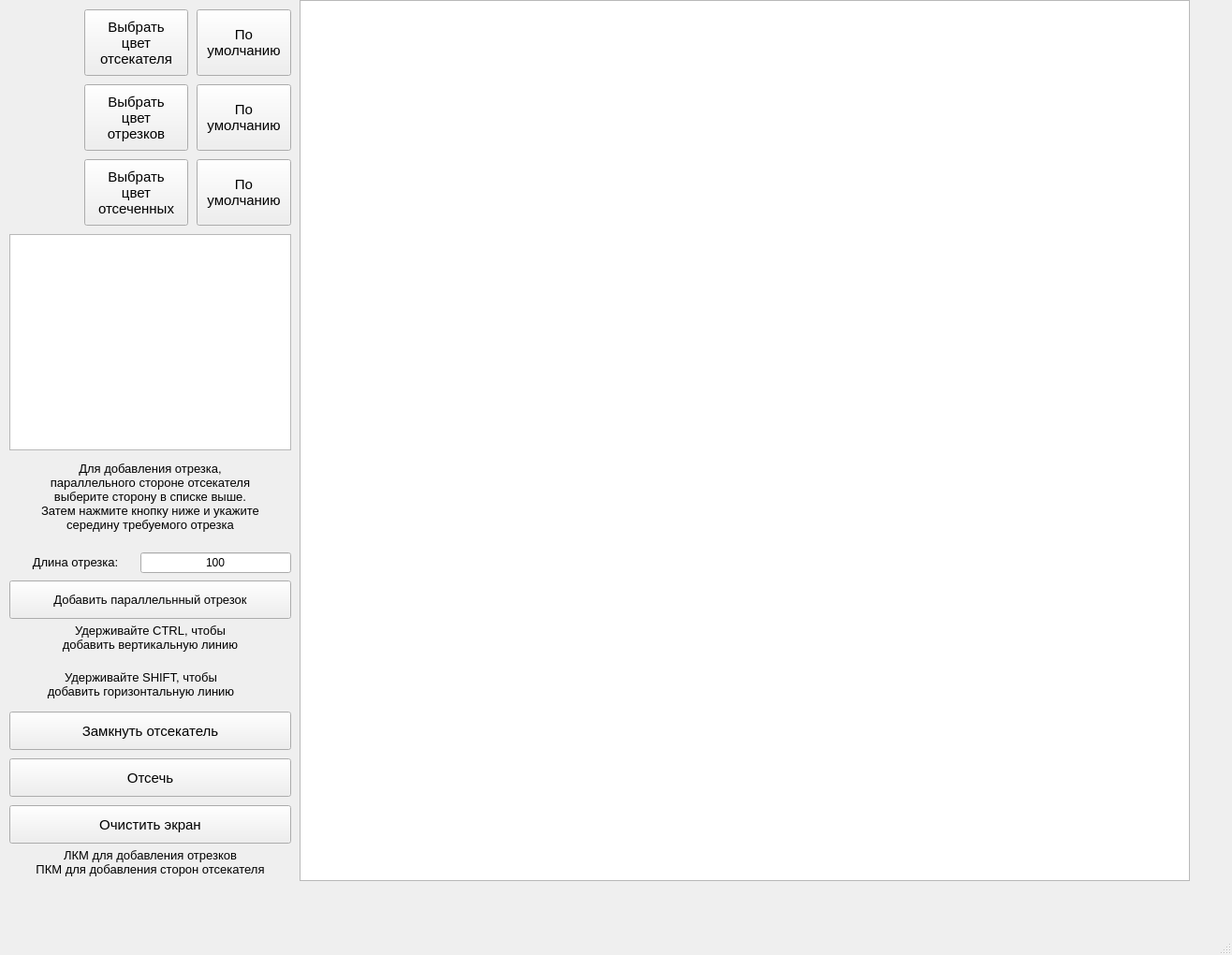
<?xml version="1.0" encoding="UTF-8"?>
<ui version="4.0">
 <class>MainWindow</class>
 <widget class="QMainWindow" name="MainWindow">
  <property name="geometry">
   <rect>
    <x>0</x>
    <y>0</y>
    <width>1316</width>
    <height>1020</height>
   </rect>
  </property>
  <property name="windowTitle">
   <string>Лабораторная работа #8</string>
  </property>
  <widget class="QWidget" name="centralwidget">
   <widget class="QGraphicsView" name="graphicsView">
    <property name="geometry">
     <rect>
      <x>320</x>
      <y>0</y>
      <width>951</width>
      <height>941</height>
     </rect>
    </property>
   </widget>
   <widget class="QLabel" name="color_ind_edge">
    <property name="geometry">
     <rect>
      <x>10</x>
      <y>10</y>
      <width>71</width>
      <height>71</height>
     </rect>
    </property>
    <property name="autoFillBackground">
     <bool>false</bool>
    </property>
    <property name="text">
     <string/>
    </property>
    <property name="alignment">
     <set>Qt::AlignCenter</set>
    </property>
    <property name="textInteractionFlags">
     <set>Qt::NoTextInteraction</set>
    </property>
   </widget>
   <widget class="QPushButton" name="but_color_edge">
    <property name="geometry">
     <rect>
      <x>90</x>
      <y>10</y>
      <width>111</width>
      <height>71</height>
     </rect>
    </property>
    <property name="font">
     <font>
      <pointsize>11</pointsize>
     </font>
    </property>
    <property name="text">
     <string>Выбрать
цвет
отсекателя</string>
    </property>
   </widget>
   <widget class="QPushButton" name="but_color_line">
    <property name="geometry">
     <rect>
      <x>90</x>
      <y>90</y>
      <width>111</width>
      <height>71</height>
     </rect>
    </property>
    <property name="font">
     <font>
      <pointsize>11</pointsize>
     </font>
    </property>
    <property name="text">
     <string>Выбрать
цвет
отрезков</string>
    </property>
   </widget>
   <widget class="QPushButton" name="but_color_edge_def">
    <property name="geometry">
     <rect>
      <x>210</x>
      <y>10</y>
      <width>101</width>
      <height>71</height>
     </rect>
    </property>
    <property name="font">
     <font>
      <pointsize>11</pointsize>
     </font>
    </property>
    <property name="text">
     <string>По
умолчанию</string>
    </property>
   </widget>
   <widget class="QLabel" name="color_ind_line">
    <property name="geometry">
     <rect>
      <x>10</x>
      <y>90</y>
      <width>71</width>
      <height>71</height>
     </rect>
    </property>
    <property name="autoFillBackground">
     <bool>true</bool>
    </property>
    <property name="text">
     <string/>
    </property>
    <property name="alignment">
     <set>Qt::AlignCenter</set>
    </property>
    <property name="textInteractionFlags">
     <set>Qt::NoTextInteraction</set>
    </property>
   </widget>
   <widget class="QPushButton" name="but_color_line_def">
    <property name="geometry">
     <rect>
      <x>210</x>
      <y>90</y>
      <width>101</width>
      <height>71</height>
     </rect>
    </property>
    <property name="font">
     <font>
      <pointsize>11</pointsize>
     </font>
    </property>
    <property name="text">
     <string>По
умолчанию</string>
    </property>
   </widget>
   <widget class="QLabel" name="color_ind_clipped">
    <property name="geometry">
     <rect>
      <x>10</x>
      <y>170</y>
      <width>71</width>
      <height>71</height>
     </rect>
    </property>
    <property name="autoFillBackground">
     <bool>true</bool>
    </property>
    <property name="text">
     <string/>
    </property>
    <property name="alignment">
     <set>Qt::AlignCenter</set>
    </property>
    <property name="textInteractionFlags">
     <set>Qt::NoTextInteraction</set>
    </property>
   </widget>
   <widget class="QPushButton" name="but_color_clipped">
    <property name="geometry">
     <rect>
      <x>90</x>
      <y>170</y>
      <width>111</width>
      <height>71</height>
     </rect>
    </property>
    <property name="font">
     <font>
      <pointsize>11</pointsize>
     </font>
    </property>
    <property name="text">
     <string>Выбрать
цвет
отсеченных</string>
    </property>
   </widget>
   <widget class="QPushButton" name="but_color_clipped_def">
    <property name="geometry">
     <rect>
      <x>210</x>
      <y>170</y>
      <width>101</width>
      <height>71</height>
     </rect>
    </property>
    <property name="font">
     <font>
      <pointsize>11</pointsize>
     </font>
    </property>
    <property name="text">
     <string>По
умолчанию</string>
    </property>
   </widget>
   <widget class="QPushButton" name="but_close">
    <property name="geometry">
     <rect>
      <x>10</x>
      <y>760</y>
      <width>301</width>
      <height>41</height>
     </rect>
    </property>
    <property name="font">
     <font>
      <pointsize>11</pointsize>
     </font>
    </property>
    <property name="text">
     <string>Замкнуть отсекатель</string>
    </property>
   </widget>
   <widget class="QLabel" name="lab_centre_4">
    <property name="geometry">
     <rect>
      <x>10</x>
      <y>660</y>
      <width>301</width>
      <height>41</height>
     </rect>
    </property>
    <property name="font">
     <font>
      <pointsize>10</pointsize>
     </font>
    </property>
    <property name="text">
     <string>Удерживайте CTRL, чтобы
добавить вертикальную линию</string>
    </property>
    <property name="alignment">
     <set>Qt::AlignCenter</set>
    </property>
   </widget>
   <widget class="QLabel" name="lab_centre_5">
    <property name="geometry">
     <rect>
      <x>0</x>
      <y>710</y>
      <width>301</width>
      <height>41</height>
     </rect>
    </property>
    <property name="font">
     <font>
      <pointsize>10</pointsize>
     </font>
    </property>
    <property name="text">
     <string>Удерживайте SHIFT, чтобы
добавить горизонтальную линию</string>
    </property>
    <property name="alignment">
     <set>Qt::AlignCenter</set>
    </property>
   </widget>
   <widget class="QPushButton" name="but_fill">
    <property name="geometry">
     <rect>
      <x>10</x>
      <y>810</y>
      <width>301</width>
      <height>41</height>
     </rect>
    </property>
    <property name="font">
     <font>
      <pointsize>11</pointsize>
     </font>
    </property>
    <property name="text">
     <string>Отсечь</string>
    </property>
   </widget>
   <widget class="QPushButton" name="but_clear">
    <property name="geometry">
     <rect>
      <x>10</x>
      <y>860</y>
      <width>301</width>
      <height>41</height>
     </rect>
    </property>
    <property name="font">
     <font>
      <pointsize>11</pointsize>
     </font>
    </property>
    <property name="text">
     <string>Очистить экран</string>
    </property>
   </widget>
   <widget class="QListWidget" name="listWidget">
    <property name="geometry">
     <rect>
      <x>10</x>
      <y>250</y>
      <width>301</width>
      <height>231</height>
     </rect>
    </property>
   </widget>
   <widget class="QLabel" name="lab_centre_6">
    <property name="geometry">
     <rect>
      <x>0</x>
      <y>480</y>
      <width>321</width>
      <height>101</height>
     </rect>
    </property>
    <property name="font">
     <font>
      <pointsize>10</pointsize>
     </font>
    </property>
    <property name="text">
     <string>Для добавления отрезка,
параллельного стороне отсекателя
выберите сторону в списке выше.
Затем нажмите кнопку ниже и укажите
середину требуемого отрезка</string>
    </property>
    <property name="alignment">
     <set>Qt::AlignCenter</set>
    </property>
   </widget>
   <widget class="QLabel" name="lab_centre_7">
    <property name="geometry">
     <rect>
      <x>0</x>
      <y>900</y>
      <width>321</width>
      <height>41</height>
     </rect>
    </property>
    <property name="font">
     <font>
      <pointsize>10</pointsize>
     </font>
    </property>
    <property name="text">
     <string>ЛКМ для добавления отрезков
ПКМ для добавления сторон отсекателя</string>
    </property>
    <property name="alignment">
     <set>Qt::AlignCenter</set>
    </property>
   </widget>
   <widget class="QLabel" name="lab_centre_8">
    <property name="geometry">
     <rect>
      <x>10</x>
      <y>590</y>
      <width>141</width>
      <height>21</height>
     </rect>
    </property>
    <property name="font">
     <font>
      <pointsize>10</pointsize>
     </font>
    </property>
    <property name="text">
     <string>Длина отрезка:</string>
    </property>
    <property name="alignment">
     <set>Qt::AlignCenter</set>
    </property>
   </widget>
   <widget class="QLineEdit" name="lineEdit">
    <property name="geometry">
     <rect>
      <x>150</x>
      <y>590</y>
      <width>161</width>
      <height>22</height>
     </rect>
    </property>
    <property name="text">
     <string>100</string>
    </property>
    <property name="alignment">
     <set>Qt::AlignCenter</set>
    </property>
   </widget>
   <widget class="QPushButton" name="but_close_2">
    <property name="geometry">
     <rect>
      <x>10</x>
      <y>620</y>
      <width>301</width>
      <height>41</height>
     </rect>
    </property>
    <property name="font">
     <font>
      <pointsize>10</pointsize>
     </font>
    </property>
    <property name="text">
     <string>Добавить параллельнный отрезок</string>
    </property>
   </widget>
  </widget>
  <widget class="QMenuBar" name="menubar">
   <property name="geometry">
    <rect>
     <x>0</x>
     <y>0</y>
     <width>1316</width>
     <height>26</height>
    </rect>
   </property>
  </widget>
  <widget class="QStatusBar" name="statusbar"/>
 </widget>
 <resources/>
 <connections/>
</ui>
